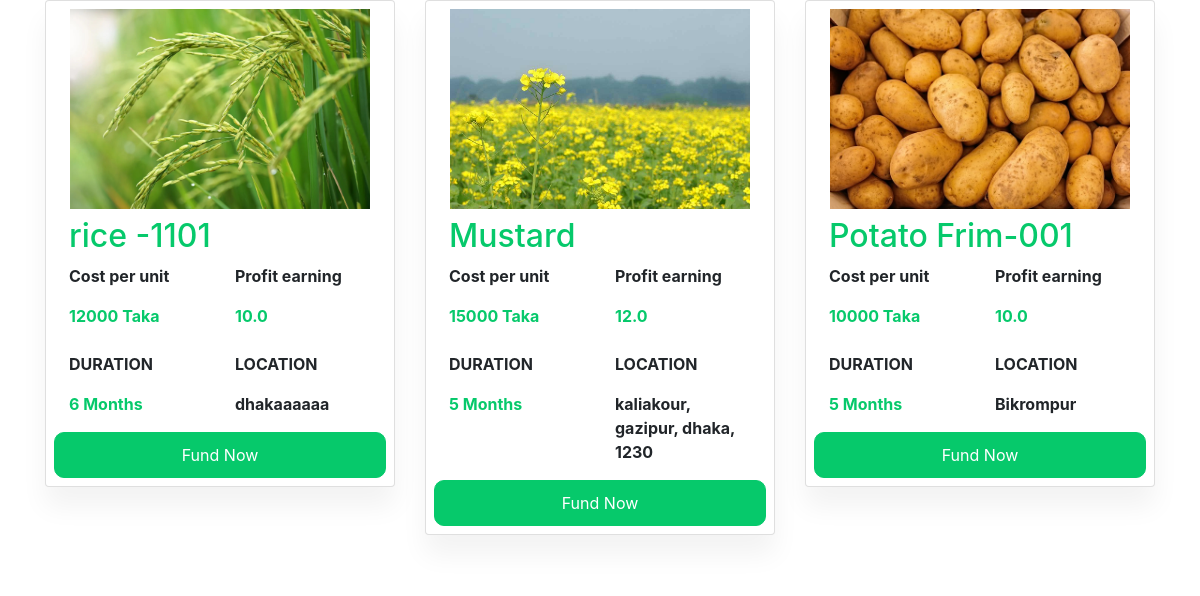
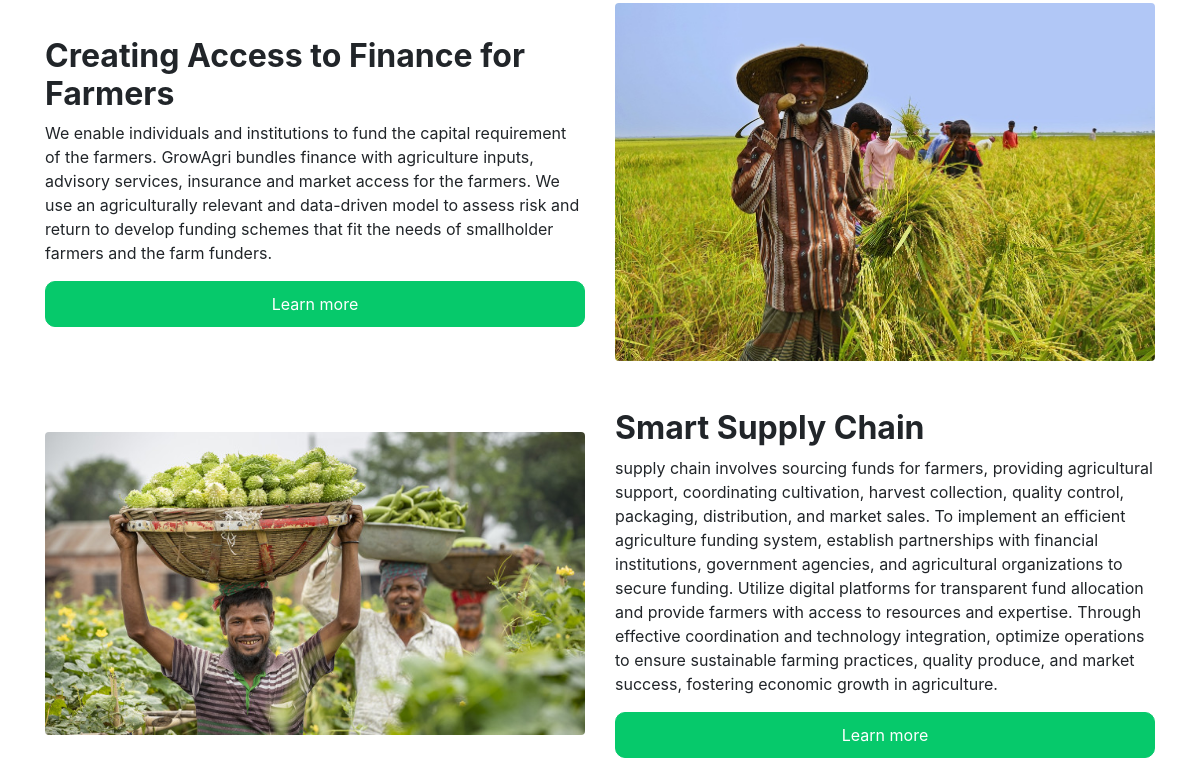
The app's page / (middle part), older data (2 pictures, top to bottom).
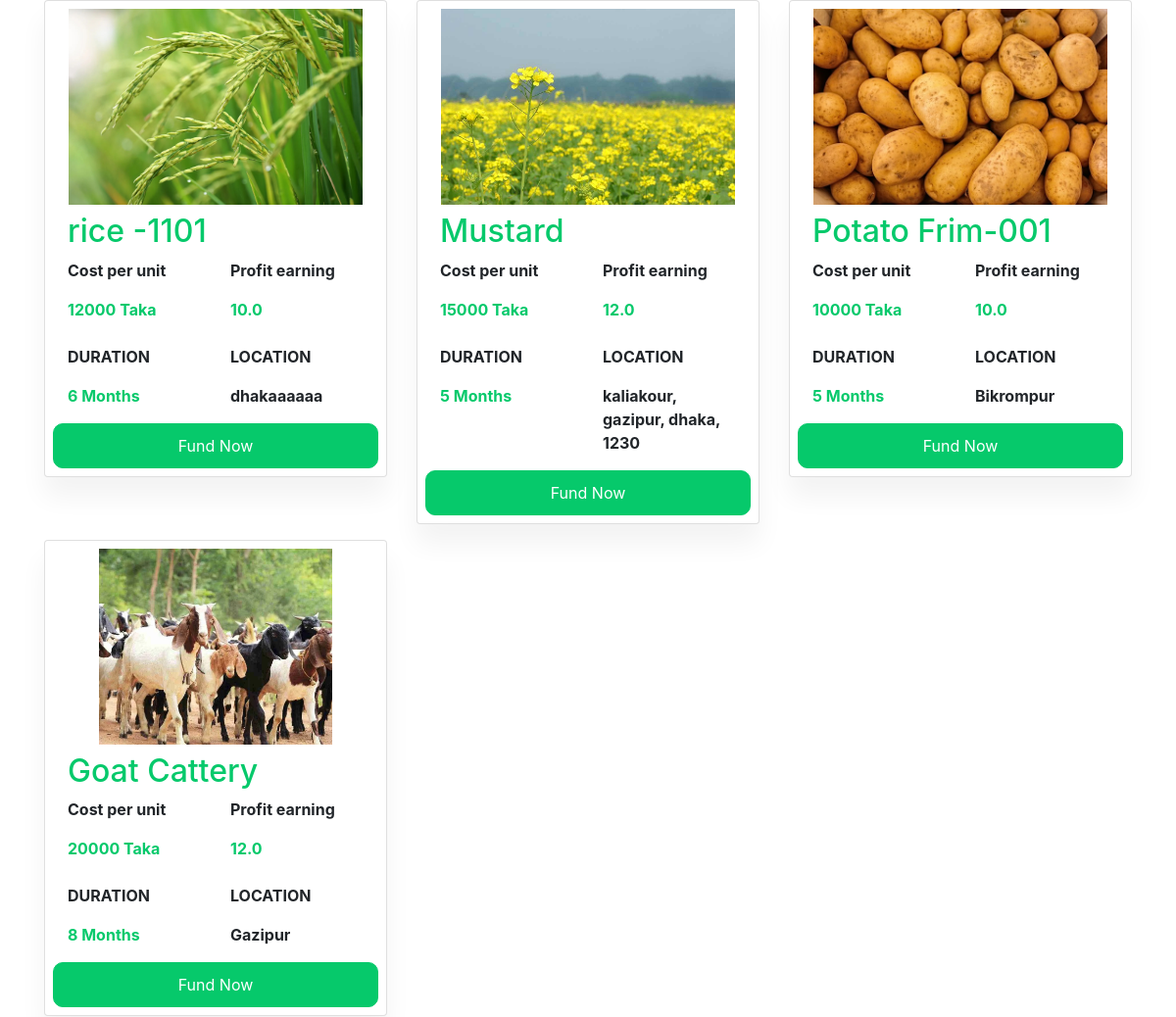
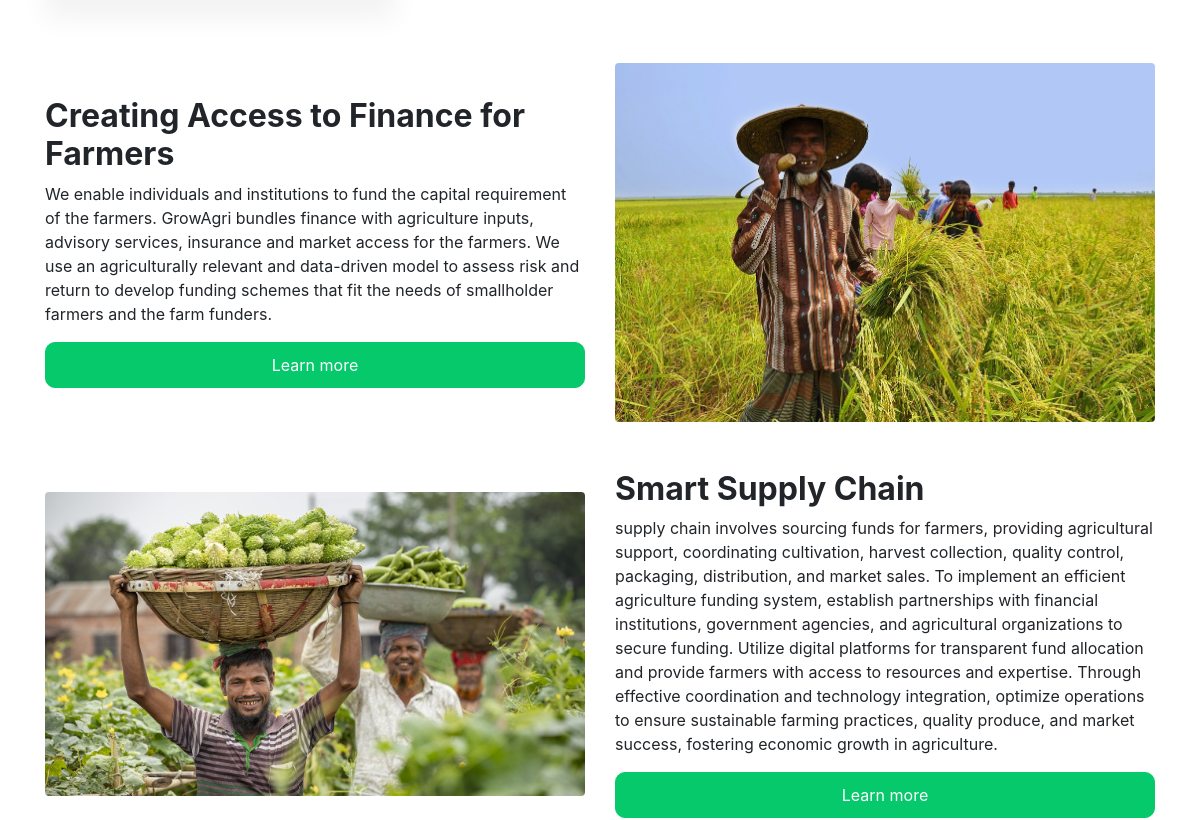
The same page, newer data (2 pictures, top to bottom).
### farm/models.py (models this page shows, shortened)
class Farm(models.Model):
    farm_name = models.CharField(max_length=200, unique=True)
    slug = models.SlugField(max_length=200, unique=True, blank=True)
    description = models.TextField(max_length=500, blank=True)
    price = models.IntegerField()
    images = models.ImageField(upload_to='photos/farm')
    stock = models.IntegerField()
    is_available = models.BooleanField(default=True)
    category = models.ForeignKey(CropType, on_delete=models.CASCADE)
    created_date = models.DateTimeField(auto_now_add=True)
    modified_date = models.DateTimeField(auto_now=True)
    campaign_status = models.CharField(max_length=20, choices=[('draft', 'Draft'), ('active', 'Active'), ('completed', 'Completed')], default='draft')
    location = models.CharField(max_length=200, default='')  # Location of the farm
    duration = models.IntegerField(default=None, null=True, blank=True)
    custom_percentage = models.FloatField(validators=[MinValueValidator(0)], null=True, blank=True)
    def get_url(self):
        crop_type_slug = self.category.slug
        return reverse('farm_detail', args=[crop_type_slug, self.slug])

### projects/views.py (the view)
# urls.py: 2. Add a URL to urlpatterns:  path('', views.home, name='home')
def home(request):
    farms = Farm.objects.all().filter(is_available=True)
    context ={
        'farms': farms,
    }
    return render(request, 'home.html', context)

### carts/context_processors.py (called while the page is built)
def counter(request):
    cart_count = 0
    if 'admin' in request.path:
        return {}
    else:
        try:
            cart = Cart.objects.filter(cart_id=_cart_id(request))
            if request.user.is_authenticated:
                cart_items = CartItem.objects.all().filter(user=request.user)
            else:
                cart_items = CartItem.objects.filter(cart=cart[:1])
            for cart_item in cart_items:
                cart_count += cart_item.quantity
        except Cart.DoesNotExist:
            cart_count = 0
    return {'cart_count': cart_count}

### carts/views.py (called while the page is built)
def _cart_id(request):
    cart = request.session.session_key
    if not cart:
        cart = request.session.create()
    return cart

### projects/context_processors.py (called while the page is built)
def menu_links(request):
    links = CropType.objects.all()
    return dict(links=links)

### templates/home.html (shortened to what the changed rows need)
{% extends "base.html" %}
{% load static %}
{% block content %}
<link rel="stylesheet" href="{% static 'css/style.css' %}">
    <div class="helping_farmer_container my-5">
        <div class="container">
            <div class="row">
                {% for farm in farms %}
                <div class="col-md-4 col-sm-12 mb-3">
                    <div class="card p-2">
                        <div class="d-flex justify-content-center">
                            <a href="{{ farm.get_url }}">
                                <img src="{{ farm.images.url }}" height="200" alt="">
                            </a>
                        </div>
                        <div class="container my-2">
                            <h2 class="text_color">{{ farm.farm_name }}</h2>
                            <div class="row">
                                <div class="col-md-6 col-sm-12">
                                    <p class="fw-bold">Cost per unit</p>
                                    <p class="fw-bold text_color">{{ farm.price }} Taka</p>
                                </div>
                                <div class="col-md-6 col-sm-12">
                                    <p class="fw-bold">Profit earning</p>
                                    <p class="fw-bold text_color">{{ farm.custom_percentage }} </p>
                                </div>
                            </div>
                        </div>
                        <div class="container">
                            <div class="row">
                                <div class="col-md-6 col-sm-12">
                                    <p class="fw-bold">DURATION</p>
                                    <p class="fw-bold text_color"> {{ farm.duration }} Months</p>
                                </div>
                                <div class="col-md-6 col-sm-12">
                                    <p class="fw-bold">LOCATION</p>
                                    <p class="fw-bold">{{ farm.location }}</p>
                                </div>
                            </div>
                        </div>
                        <a href="{% url 'farm_detail' crop_slug=farm.category.slug farm_slug=farm.slug %}" class="btn btn-primary custom_button">Fund Now</a>
                    </div>
                </div>
                {% endfor %}
            </div>
        </div>
    </div>
    <div class="container my-5">
        <div class="row align-items-center">
            <div class="col-md-6 col-sm-12">
                <div class="d-flex flex-column h-100 justify-content-center">
                    <h2 class="fw-bold">Creating Access to Finance for Farmers</h2>
                </div>
            </div>
        </div>
    </div>
        <div class="container my-5">
            <div class="row align-items-center">
                <div class="col-md-6 col-sm-12">
                    <div class="d-flex h-100 flex-column justify-content-center">
                        <h2 class="fw-bold">Smart Supply Chain</h2>
                    </div>
                </div>
            </div>
        </div>
 {% endblock content %}

Row changes from the older to the newer data that the page shows:
added Farm: images (picture), farm_name "Goat Cattery", price "20000", custom_percentage "12.0", duration "8", location "Gazipur"
